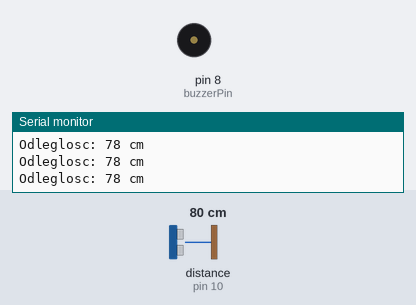
Simulated run of this sketch. Board: Arduino Uno, built with avr-gcc and run on an emulated ATmega328P. On the bench: buzzer (waves = sounding), the last lines printed to the serial monitor. Wiring (inferred from the names in the program): ultrasonic range finder: trigger pin 9; echo pin 10. The test bench sets the inputs (shaded band); at power-on: distance to the obstacle (sensor on pin 10) 80 cm. The echo pulse lasts 58.3 µs per cm.

Above: at 1.2 s.
1.3 s: distance to the obstacle (sensor on pin 10) set to 33 cm
2.8 s: distance to the obstacle (sensor on pin 10) set to 27 cm
At 3.01 s:
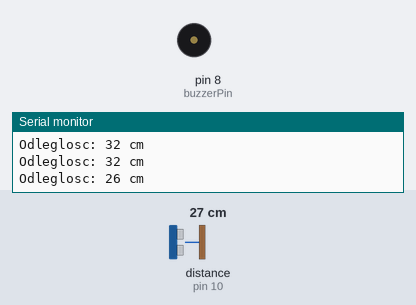
5.8 s: distance to the obstacle (sensor on pin 10) set to 2 cm
At 6.6 s:
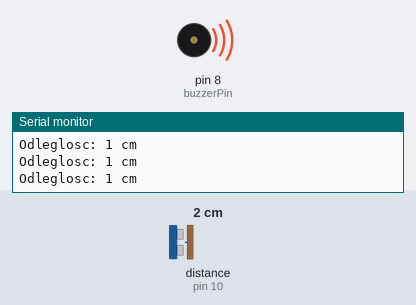
Timing chart, 0 to 8.8 s (numbered marks = the images above; inputs shaded):
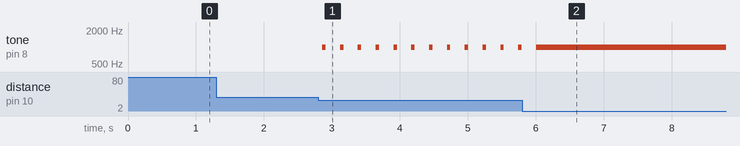

Measured:
- the behaviour switches between 31 and 30 cm on distance to the obstacle (sensor on pin 10) (found by bisection; images 0 and 1)
- after the input at 2.8 s, tone on pin 8 (buzzerPin): alternates 1000 Hz for 0.05 s and silent for 0.21 s, starting after 0.06 s
- after the input at 5.8 s, tone on pin 8 (buzzerPin): goes on until 6.0 s, then stays 1000 Hz

The sketch:

HCR_2_buzzer.ino
```cpp
const int trigPin = 9;
const int echoPin = 10;
const int buzzerPin = 8;

void setup() {
  Serial.begin(9600);
  pinMode(trigPin, OUTPUT);
  pinMode(echoPin, INPUT);
}

void loop() {
  // pomiar odległości (jak wcześniej)
  digitalWrite(trigPin, LOW);
  delayMicroseconds(2);
  digitalWrite(trigPin, HIGH);
  delayMicroseconds(10);
  digitalWrite(trigPin, LOW);

  long czas = pulseIn(echoPin, HIGH);
  int odleglosc = czas * 0.034 / 2;

  Serial.print("Odleglosc: ");
  Serial.print(odleglosc);
  Serial.println(" cm");

  if (odleglosc > 0 && odleglosc < 30) {
    tone(buzzerPin, 1000, 50);    // krótkie piknięcie (50 ms)
    delay(odleglosc * 10);        // im bliżej, tym KRÓTSZA przerwa = szybsze pikanie
  } else {
    noTone(buzzerPin);            // daleko -> cisza
    delay(200);
  }
}
```
